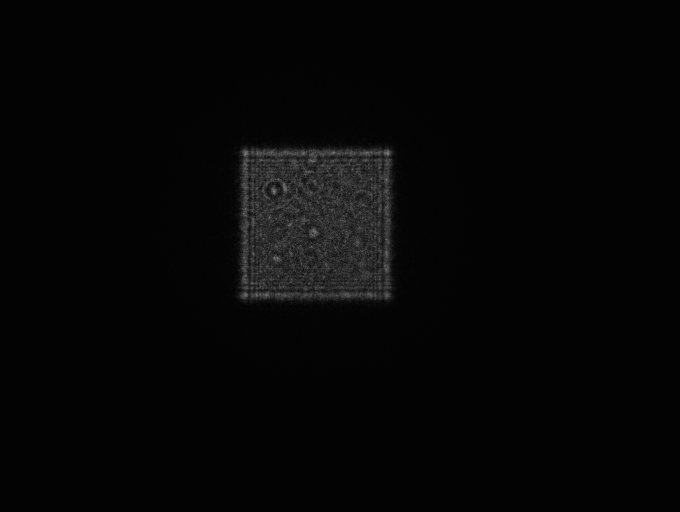
#> input picture Phys 429A/Lab 1 Fourier Optics/Fourier_Oct_11/Image_Raw.bmp, 1360 x 1024 px (shown at 1/2 size)
$ jupyter execute --allow-errors Fourier_Optics_1.2.ipynb   (shell and % lines are left out)
#> lines starting #> are read from the running program, lines starting #| are printed output that depends on the picture; long printed decimals are rounded
<h1 id="tocheading">Table of Contents and Notebook Setup</h1>
<div id="toc"></div>

[cell 1]

import numpy as np
from numpy import unravel_index

import matplotlib.pyplot as plt
import matplotlib.ticker as ticker

import scipy as sp
from scipy import integrate

from mpl_toolkits.mplot3d import Axes3D
from matplotlib import cm

from scipy.stats import norm
from scipy.optimize import curve_fit
from PIL import Image

j = complex(0,1)

# Theory

## Fourier Optics Theory

In fourier optics, the projection of the relationship between the $k$'s of the fourier transform and <i> the actual displacement on the screen </i> is given by

$$ x = \frac{\lambda f}{2 \pi}k $$

where $\lambda$ is the wavelength of the light and $f$ is the focal length of the lens.

## Digital Fourier Transform Theory

The Fourier Transform is defined as

$$F(w) = \frac{1}{\sqrt{2 \pi}} \int_{- \infty}^{\infty} f(t)e^{-iwt}dt $$

Lets suppose that we are working digitally and have an array of times $t=t_0+n\Delta t$. Summing over all times then yields

$$F(w) = \frac{1}{\sqrt{2 \pi}}\sum_{n=0}^N f(t_0+n\Delta t)e^{-i wt_0}e^{-iwn\Delta t} \Delta t $$

Taking the non-n dependent terms out of the sum yields

$$F(w) = \frac{1}{\sqrt{2 \pi}}\Delta te^{-i wt_0}\sum_{n=0}^N f(t_0+n\Delta t)e^{-iwn\Delta t}  $$

The <b>sum</b> (not the factor out front) is <b> discrete Fourier transform function </b> $F_d (w)$. We can use g=np.fft.fft(f) and  w' = np.fft.fftfreq(f.size) to get arrays of $w'$ and $F(w)$ from

$$F_d(w) = \sum_{n=0}^N f(t_0+n\Delta t)e^{-i (2 \pi n w')}  $$

Notice that the term in the exponential is slightly different. In otherwords, the command np.fft.fftfreq(f.size) returns the array $w'$ and not $w$. We can renormalize the arrays using

$$ w = \frac{2 \pi}{\Delta t}w' $$

$$F =\frac{1}{\sqrt{2 \pi}}\Delta te^{-i wt_0} F_d  $$

We now have an array $F$ which we can plot as a function of $w$. This would yield a plot of the <b> continuous Fourier Transform </b>.

## Combining This Together

Since we normalize the area under the fourier transform, we need not worry about the array $F$ above. Our frequency array $w$ obtained by the fourier transform, however, needs to be multiplied by the following factor in order to correspond to the distances on the screen

$$x=\frac{2 \pi}{\Delta x} \frac{\lambda f}{2 \pi}w=\frac{\lambda f}{\Delta x} w$$

The first term $2\pi/\Delta x$ comes from the digital fourier transform properties; the second term $\lambda f/2\pi$ makes the $k$ space vectors correspond to actual distances on the screen, as explained in the Fourier Optics Theory section.

# Constants of the Experiment

[cell 2]
lam = 655e-9
f = 200e-3

Pix_Size = 6.45e-6
X_Pixels = 1360
Y_Pixels = 1024

S_WIDTH = 0
SQUARE_WIDTH_X = 0
SQUARE_WIDTH_Y = 0

# Functions Used in this Code

Opens up a bitmap image and determines the physical dimensions based on the pixel size of the camera defined above.

[cell 3]
def get_image_dimensions(image):
    y_width, x_width = image.shape
    x_arr = np.linspace(1, x_width, x_width) *Pix_Size
    y_arr = np.linspace(1, y_width, y_width) *Pix_Size

    return x_arr, y_arr, image

Determines the physical dimensions of Fourier Optic System Fourier Transform (dimensions of the image on the back focal plane-theory discussed in theory section).

[cell 4]
def get_simulation_dimensions(f_trans):
    ky_width, kx_width = f_trans.shape

    del_x = Pix_Size
    del_y = Pix_Size

    kx_arr = np.linspace(0, 1, kx_width)*(lam*f/del_x)
    ky_arr = np.linspace(0, 1, ky_width)*(lam*f/del_y)

    return kx_arr, ky_arr, f_trans

Sinc is the theoretical Fourier transform of an aperture function so we use it for curve fitting.

[cell 5]
def sinc(x, a, R, b):
    return a*np.abs(np.sinc(R*(x-b)))

Removes the baseline from camera images (possibly due to ambient light).

[cell 6]
def remove_baseline(im, n=20):
    baseline = im[0][0:n].mean()
    return im-baseline

Converts a bitmap image to a normalized numpy array (total intensity = 1).

[cell 7]
def image_to_array(name):
    im = Image.open(name).convert('L')
    p = np.array(im)
    p = remove_baseline(p)
#> in remove_baseline, `baseline = im[0][0:n].mean()`: baseline = 3
#> in remove_baseline, `return im-baseline`:
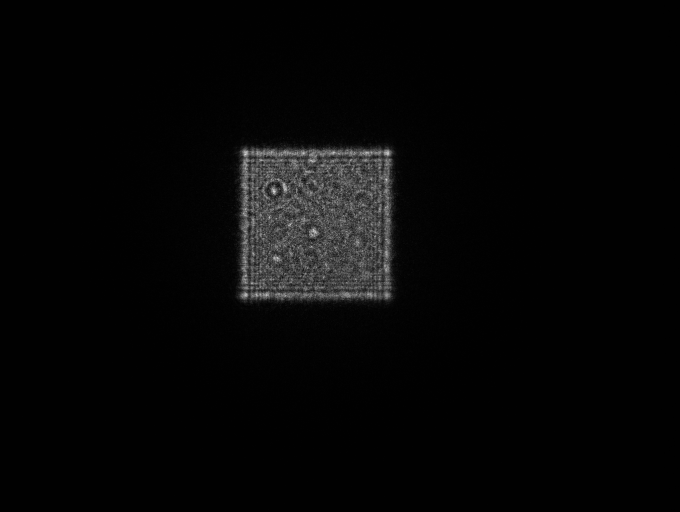
#> returned value: shape (1024, 1360) float64 (shown at 1/2 size); min -1, max 147, mean 3.2; drawn with min black and max white
    p = p/p.sum()
    return p

2d Fourier transform on a 2d numpy array.

[cell 8]
def simulate_Fourier_2d(array):
    g=np.abs(np.fft.fft2(array))
    g = g/g.sum() #nomralize
    G = np.fft.fftshift( g ) #shift to small frequencies in the middle
    return np.abs(G) #returns intensity

Scales the Axis of a 1D Plot (useful for unit conversion-plotting in mm instead of m)

[cell 9]
def scale_axis(ax, scale):
    ticks_x = ticker.FuncFormatter(lambda x, pos: '{0:g}'.format(x*scale))
    ax.xaxis.set_major_formatter(ticks_x)

Scales the Axis of a 2D Plot

[cell 10]
def scale_axis_2d(ax, scale):
    ticks_x = ticker.FuncFormatter(lambda x, pos: '{0:g}'.format(x*scale))
    ticks_y = ticker.FuncFormatter(lambda x, pos: '{0:g}'.format(y*scale))
    ax.xaxis.set_major_formatter(ticks_x)
    ax.yaxis.set_major_formatter(ticks_x)

Used to plot the image and the X and Y Profiles (also some nice titles and axis labels and other features).

[cell 11]
def plot_image(Image, ax1, ax2, ax3):

    x, y, z = get_image_dimensions(Image)
#> x = 1360 values from 6.45e-06 to 0.00877; y = 1024 values from 6.45e-06 to 0.0066

    ax1.pcolor(x, y, z)
    ax1.set_title('Image of Interest')
    ax1.set_ylabel('Distance (mm)')
    ax1.set_xlabel('Distance (mm)')
    scale_axis_2d(ax1, 1000)


    hx, hy = z.sum(axis=0), z.sum(axis=1)
#> hx = 1360 values, max 0.0048 at index 490, min -4.07e-05 at index 1349, mean 0.000735; hy = 1024 values, max 0.00499 at index 305, min -2.92e-06 at index 931, mean 0.000977
    (x1, x2, err_x1, err_x2) = find_width(x, hx)
#> in find_width, `max_hx = max(hx)`: max_hx = 0.0048
#> the loop in find_width, `for i, h in enumerate(hx):` made 484 passes
#> left_max on pass 484: 0.00312
#> h on passes 1 to 6: 0, 0, 0, 2.25e-07, 0, 0
#> the loop in find_width, `for i, h in enumerate(reversed(hx)):` made 580 passes
#> right_min on pass 580: 0.00504
#> h on passes 1 to 6: -1.71e-05, -1.96e-05, -2.79e-05, -2.32e-05, -2.41e-05, -2.74e-05
#> the loop in find_width, `for i, h in enumerate(hx):` made 473 passes
#> left_min on pass 473: 0.00305
#> the loop in find_width, `for i, h in enumerate(reversed(hx)):` made 569 passes
#> right_max on pass 569: 0.00511
#> in find_width, `left = (left_min+left_max)/2`: left = 0.00309
#> in find_width, `right = (right_min+right_max)/2`: right = 0.00507
#> in find_width, `err_left = (left_max-left_min)/2`: err_left = 3.55e-05
#> x1 = 0.00309; x2 = 0.00507; err_x1 = 3.55e-05; err_x2 = 3.55e-05
    (y1, y2, err_y1, err_y2) = find_width(y, hy)
#> the loop in find_width (call 2), `for i, h in enumerate(hx):` made 300 passes
#> left_max on pass 300: 0.00194
#> h on passes 1 to 6: -2.02e-06, -4.5e-07, -2.02e-06, 2.25e-07, -6.75e-07, -1.35e-06
#> the loop in find_width (call 2), `for i, h in enumerate(reversed(hx)):` made 428 passes
#> right_min on pass 428: 0.00385
#> h on passes 1 to 6: -9e-07, -1.12e-06, -1.8e-06, -9e-07, -2.02e-06, -2.25e-06
#> the loop in find_width (call 2), `for i, h in enumerate(hx):` made 291 passes
#> left_min on pass 291: 0.00188
#> the loop in find_width (call 2), `for i, h in enumerate(reversed(hx)):` made 418 passes
#> right_max on pass 418: 0.00392
#> y1 = 0.00191; y2 = 0.00388; err_y1 = 2.9e-05; err_y2 = 3.22e-05

    SQUARE_WIDTH_X = x2-x1
#> SQUARE_WIDTH_X = 0.00199
    SQUARE_WIDTH_Y = y2-y1
#> SQUARE_WIDTH_Y = 0.00198
    err_SQUARE_WIDTH_X = np.sqrt((err_x1**2+err_x2**2))
#> err_SQUARE_WIDTH_X = 5.02e-05
    err_SQUARE_WIDTH_Y = np.sqrt((err_y1**2+err_y2**2))
#> err_SQUARE_WIDTH_Y = 4.34e-05

    ax2.plot(x, hx)
    ax2.axvline(x = x1, color = 'k', linestyle = '--')
    ax2.axvline(x = x2, color = 'k', linestyle = '--')
    ax2.axvspan(x1-err_x1, x1+err_x1, facecolor='0.5', alpha=0.4)
    ax2.axvspan(x2-err_x2, x2+err_x2, facecolor='0.5', alpha=0.4)

    ax3.plot(y, hy)
    ax3.axvline(x = y1, color = 'k', linestyle = '--')
    ax3.axvline(x = y2, color = 'k', linestyle = '--')
    ax3.axvspan(y1-err_y1, y1+err_y1, facecolor='0.5', alpha=0.4)
    ax3.axvspan(y2-err_y2, y2+err_y2, facecolor='0.5', alpha=0.4)

    ax2.set_title('X Profile')
    ax2.set_ylabel('Intensity [arb]')
    scale_axis(ax2, 1000)

    ax3.set_title('Y Profile')
    ax3.set_xlabel('Distance (mm)')
    ax3.set_ylabel('Inetnsity [arb]')
    scale_axis(ax3, 1000)

    return (SQUARE_WIDTH_X, SQUARE_WIDTH_Y, err_SQUARE_WIDTH_X, err_SQUARE_WIDTH_Y)

Plots the Fourier Transforms and the curve fits for the X and Y profiles (all nicely oriented on three different axes).

[cell 12]
def plot_image_and_fit(Image, ax1, ax2, ax3, image_type):

    if image_type is 'image':
        x, y, z = get_image_dimensions(Image)
    if image_type is 'simulation':
        x, y, z = get_simulation_dimensions(Image)

    hx, hy = z.sum(axis=0), z.sum(axis=1)
    ix, iy = hx.argmax(), hy.argmax()
    x = x-x[ix]
    y=y-y[iy]

    ax1.pcolor(x, y, z)
    ax1.set_title('Image of Interest')
    ax1.set_ylabel('Distance (mm)')
    ax1.set_xlabel('Distance (mm)')
    scale_axis_2d(ax1, 1000)

    # X DATA ---

    # Get Sinc Curve Fit Parameters
    (a, R, b), pcov = curve_fit(sinc, x, hx, p0=(np.amax(hx), SQUARE_WIDTH_X/(lam*f), x[np.argmax(hx)]))
    (Rx, err_Rx) = (R, np.diag(pcov)[1])

    # Do Plotting
    ax2.plot(x, hx, label='Data')
    ax2.plot(x, sinc(x, a, R, b), color='r', label='Sinc Fit')
    ax2.set_xlim(b-10/R, b+10/R)
    ax1.set_xlim(b-10/R, b+10/R)

    # X DATA END ---

    # Y DATA ---

    # Get Sinc Curve Fit Parameters
    (a, R, b), pcov = curve_fit(sinc, y, hy, p0=(np.amax(hy), SQUARE_WIDTH_Y/(lam*f), y[np.argmax(hy)]))
    (Ry, err_Ry) = (R, np.diag(pcov)[1])

    # Do Plotting
    ax3.plot(y, hy, label='Data')
    ax3.plot(y, sinc(y, a, R, b), color='r', label='Sinc Fit')
    ax3.set_xlim(b-10/R, b+10/R)
    ax1.set_ylim(b-10/R, b+10/R)

    # Y DATA END ---

    # SET TITLES AND LEGENDS
    ax2.set_title('X Profile')
    ax2.set_xlabel('Distance (mm)')
    ax2.set_ylabel('Intensity [arb]')
    scale_axis(ax2, 1000)

    ax3.set_title('Y Profile')
    ax3.set_xlabel('Distance (mm)')
    ax3.set_ylabel('Intensity [arb]')
    scale_axis(ax3, 1000)

    ax2.legend(loc = 'best')
    ax3.legend(loc = 'best')

    return (Rx, Ry, err_Rx, err_Ry)

Finds the approximate width of the square by finding both an upper and lower bound, and the value in the middle (upper and lower bound used for drawing error bars on plots).

[cell 13]
def find_width(x, hx):
    max_hx = max(hx)
    for i, h in enumerate(hx):
        if h>max_hx/2:
            left_max = x[i]
            break
    for i, h in enumerate(reversed(hx)):
        if h>max_hx/2:
            right_min = np.flip(x, 0)[i]
            break
    for i, h in enumerate(hx):
        if h>max_hx/10:
            left_min = x[i]
            break
    for i, h in enumerate(reversed(hx)):
        if h>max_hx/10:
            right_max = np.flip(x, 0)[i]
            break

    left = (left_min+left_max)/2
    right = (right_min+right_max)/2
    err_left = (left_max-left_min)/2
    err_right = (right_max-right_min)/2

    return (left, right, err_left, err_right)

# Plotting

## Open Image

[cell 14]
Image_Raw = image_to_array("Fourier_Oct_11/Image_Raw.bmp")

## Plot Image

[cell 15]
fig = plt.figure(figsize = (8,3.2))

ax1 = plt.subplot(121)
ax2 = plt.subplot(243)
ax3 = plt.subplot(247)

SQUARE_WIDTH_X, SQUARE_WIDTH_Y, err_S_W_X, err_S_W_Y = plot_image(Image_Raw, ax1, ax2, ax3)
#> SQUARE_WIDTH_X = 0.00199; SQUARE_WIDTH_Y = 0.00198; err_S_W_X = 5.02e-05; err_S_W_Y = 4.34e-05

fig.tight_layout()
plt.savefig('results/squarepos1')
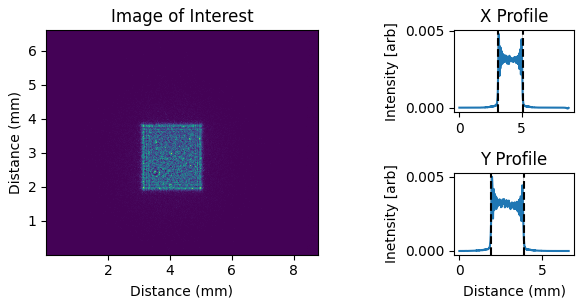
#> figure drawn by matplotlib, 3 panels; panel 2: curve peaks at x = 0.00317, y = 0.0048; panel 3: curve peaks at x = 0.00197, y = 0.00499
plt.show()

[cell 16]
print('The x width of the square is {}mm'.format(SQUARE_WIDTH_X*1000))
#| The x width of the square is 1.9866mm
print('The y width of the square is {}mm'.format(SQUARE_WIDTH_Y*1000))
#| The y width of the square is 1.976925mm

## Simulate Fourier Transform on Image

[cell 17]
Fourier_Raw_Simulate = simulate_Fourier_2d(Image_Raw)

## Open Actual Fourier Transform on Image

[cell 18]
Fourier_Raw_Actual = image_to_array("Fourier_Oct_11/Fourier_Raw(sat).bmp")
#> call 2 of image_to_array, with name = 'Fourier_Oct_11/Fourier_Raw(sat).bmp'
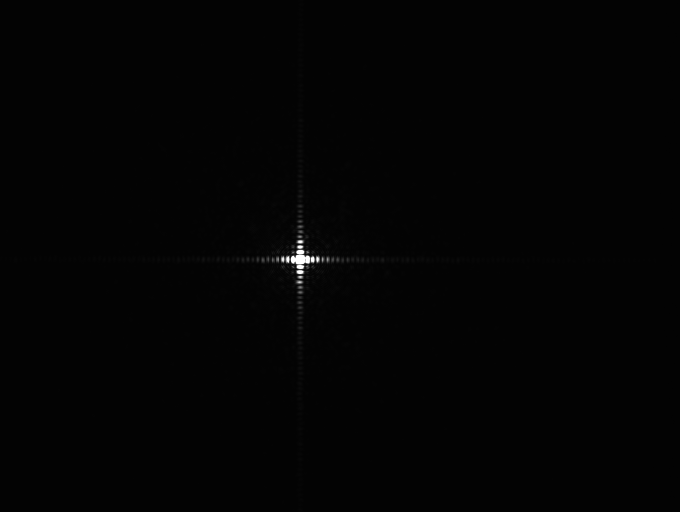
#> input picture Phys 429A/Lab 1 Fourier Optics/Fourier_Oct_11/Fourier_Raw(sat).bmp, 1360 x 1024 px (shown at 1/2 size)

## Plot Observed

[cell 19]
fig = plt.figure(figsize = (8,4))

ax1 = plt.subplot(121)
ax2 = plt.subplot(222)
ax3 = plt.subplot(224)

(Rx_obs, Ry_obs, err_Rx_obs, err_Ry_obs) = plot_image_and_fit(Fourier_Raw_Actual, ax1, ax2, ax3, 'image')
#> in plot_image_and_fit, `x, y, z = get_image_dimensions(Image)`: x = 1360 values from 6.45e-06 to 0.00877; y = 1024 values from 6.45e-06 to 0.0066
#> in plot_image_and_fit, `hx, hy = z.sum(axis=0), z.sum(axis=1)`: hx = 1360 values, max 0.0383 at index 600, min -0.000276 at index 1343, mean 0.000735; hy = 1024 values, max 0.0383 at index 519, min -1.34e-05 at index 995, mean 0.000977
#> in plot_image_and_fit, `ix, iy = hx.argmax(), hy.argmax()`: ix = 600; iy = 519
#> in plot_image_and_fit, `x = x-x[ix]`: x = 1360 values from -0.00387 to 0.0049
#> in plot_image_and_fit, `y=y-y[iy]`: y = 1024 values from -0.00335 to 0.00325
#> in plot_image_and_fit, `(a, R, b), pcov = curve_fit(sinc, x, hx, p0=(np.amax(hx), SQUARE_WIDTH..`: a = 0.0392; R = 15398.7; b = 2.37e-08; pcov = [[2e-08, 5.8e-05, 8.76e-15], [5.8e-05, 45.65, 6.99e-09], [8.76e-15, 6.99e-09, 1.67e-14]]
#> in plot_image_and_fit, `(Rx, err_Rx) = (R, np.diag(pcov)[1])`: Rx = 15398.7; err_Rx = 45.65
#> in plot_image_and_fit, `(a, R, b), pcov = curve_fit(sinc, y, hy, p0=(np.amax(hy), SQUARE_WIDTH..`: a = 0.0395; R = 15282; b = -2.21e-06; pcov = [[1.87e-08, 7.13e-05, -1.55e-15], [7.13e-05, 55.16, -1.23e-09], [-1.55e-15, -1.23e-09, 1.55e-14]]
#> in plot_image_and_fit, `(Ry, err_Ry) = (R, np.diag(pcov)[1])`: Ry = 15282; err_Ry = 55.16
#> Rx_obs = 15398.7; Ry_obs = 15282; err_Rx_obs = 45.65; err_Ry_obs = 55.16

fig.tight_layout()
plt.savefig('results/squarepos2obs')
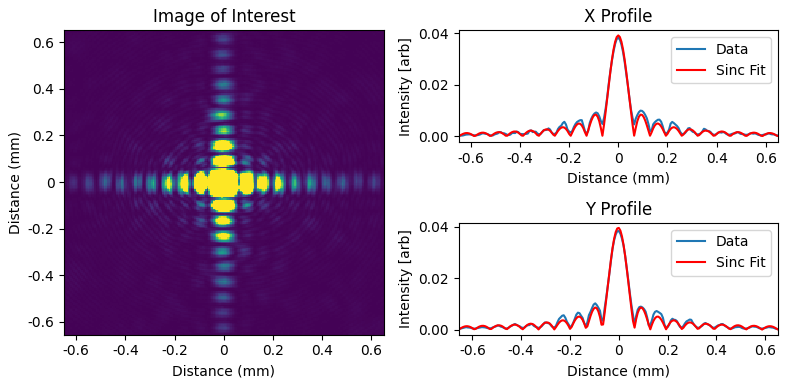
#> figure drawn by matplotlib, 3 panels; panel 2: curve peaks at x = 0, y = 0.0383; panel 2: curve peaks at x = 0, y = 0.0392; panel 3: curve peaks at x = 0, y = 0.0383; panel 3: curve peaks at x = 0, y = 0.0395
plt.show()

[cell 20]
print('The value of R_x is {} with standard error {}'.format(Rx_obs, err_Rx_obs))
#| The value of R_x is 15398.714 with standard error 45.646
print('The value of R_y is {} with standard error {}'.format(Ry_obs, err_Ry_obs))
#| The value of R_y is 15281.973 with standard error 55.162

## Plot Simulated

[cell 21]
fig = plt.figure(figsize = (8,4))

ax1 = plt.subplot(121)
ax2 = plt.subplot(222)
ax3 = plt.subplot(224)

(Rx_sim, Ry_sim, err_Rx_sim, err_Ry_sim) = plot_image_and_fit(Fourier_Raw_Simulate, ax1, ax2, ax3, 'simulation')
#> Rx_sim = 15121.7; Ry_sim = 15023.7; err_Rx_sim = 1076.2; err_Ry_sim = 1447.1

fig.tight_layout()
plt.savefig('results/squarepos2sim')
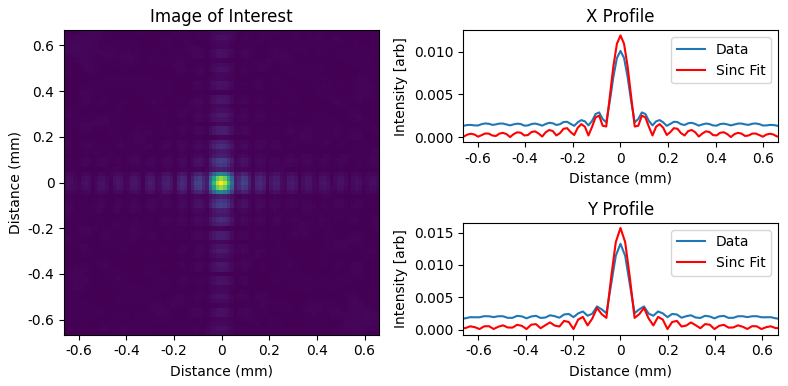
#> figure drawn by matplotlib, 3 panels; panel 2: curve peaks at x = 0, y = 0.0101; panel 2: curve peaks at x = 0, y = 0.0119; panel 3: curve peaks at x = 0, y = 0.0133; panel 3: curve peaks at x = 0, y = 0.0157
plt.show()

[cell 22]
print('The value of R_x is {} with standard error {}'.format(Rx_sim, err_Rx_sim))
#| The value of R_x is 15121.687 with standard error 1076.163
print('The value of R_y is {} with standard error {}'.format(Ry_sim, err_Ry_sim))
#| The value of R_y is 15023.715 with standard error 1447.143
